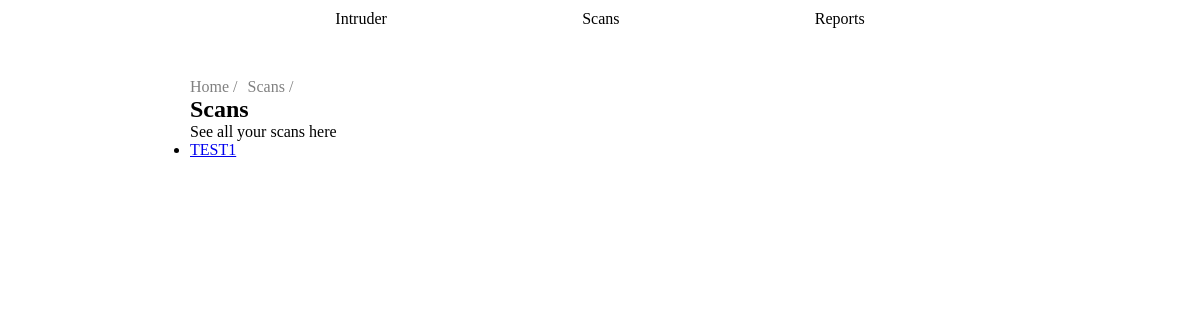
Page /home/scans on the earlier database version.
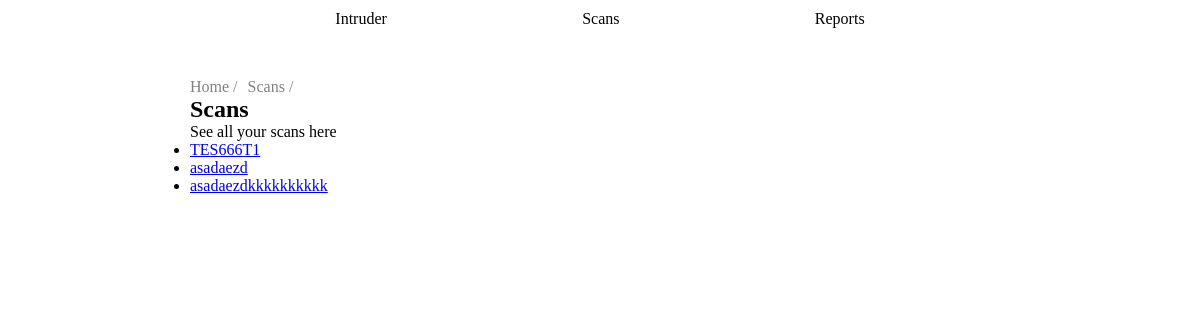
Same page on the later database version.
### tables this page shows
CREATE TABLE SCANS (
                    id INTEGER PRIMARY KEY AUTOINCREMENT,
                    scanName TEXT NOT NULL UNIQUE,
                    ipaddress TEXT NOT NULL,
                    domain TEXT NOT NULL
                );

### app/main.py (the view)
@app.route("/home/scans")
def scans():
    scans = getScans(DB_PATH)
    return render_template("scans.html", content = scans )

### database/database.py (called while the page is built)
def getScans(db_path='database.db'):
    try:
        with sqlite3.connect(db_path) as conn:
            cursor = conn.cursor()
            cursor.execute("SELECT scanName FROM SCANS")
            rows = cursor.fetchall()
            print(f"{rows}AAAAAAAAAAAAAAAAAAAAAAAA")
            return [row[0] for row in rows]
    except sqlite3.Error as e:
        print(f"[!] Database error: {e}")
    except Exception as e:
        print(f"[!] Unexpected error: {e}")
    return ["default"]

### app/templates/scans.html (shortened to what this page needs)
<!DOCTYPE html>
<html lang="en">
<head>
    <link rel="stylesheet" href="{{ url_for('static', filename='style.css') }}">
</head>
<body>
    <header>
        <nav>
            <a href="/home">Intruder</a>
            <a href="/home/scans">Scans</a>
            <a href="/home/reports">Reports</a>
        </nav>
    </header>
    <div id="main">
        <div id="filAriane">
            <a href="/home">Home /</a><a href="/home/scans">Scans /</a>
        </div>
        <h2>Scans</h2>
        <p>See all your scans here</p>
        <ul>
            {% for scan in content%}
                <li><a href="/home/scans/{{scan}}">{{scan}}</a></li>
            {%endfor%}
        </ul>
    </div>
</body>
</html>

### app/static/style.css (style rules this page uses)
* { margin: 0; padding: 0; box-sizing: border-box; }
html { height: auto; width: 100%; display: flex; flex-direction: column; align-items: center; }
body { width: 75%; display: flex; flex-direction: column; justify-content: space-evenly; }
#main { padding: 40px; }
nav { display: flex; flex-direction: row; justify-content: space-evenly; position: sticky; top: 0; }
nav a { padding: 10px; text-decoration: none; color: black; }
#filAriane { display: flex; flex-direction: row; gap: 10px; }
#filAriane a { text-decoration: none; color: gray; }

Differences in the rows shown:
changed SCANS: scanName "TEST1" → "TES666T1"
added SCANS: scanName "asadaezd"
added SCANS: scanName "asadaezdkkkkkkkkkk"
